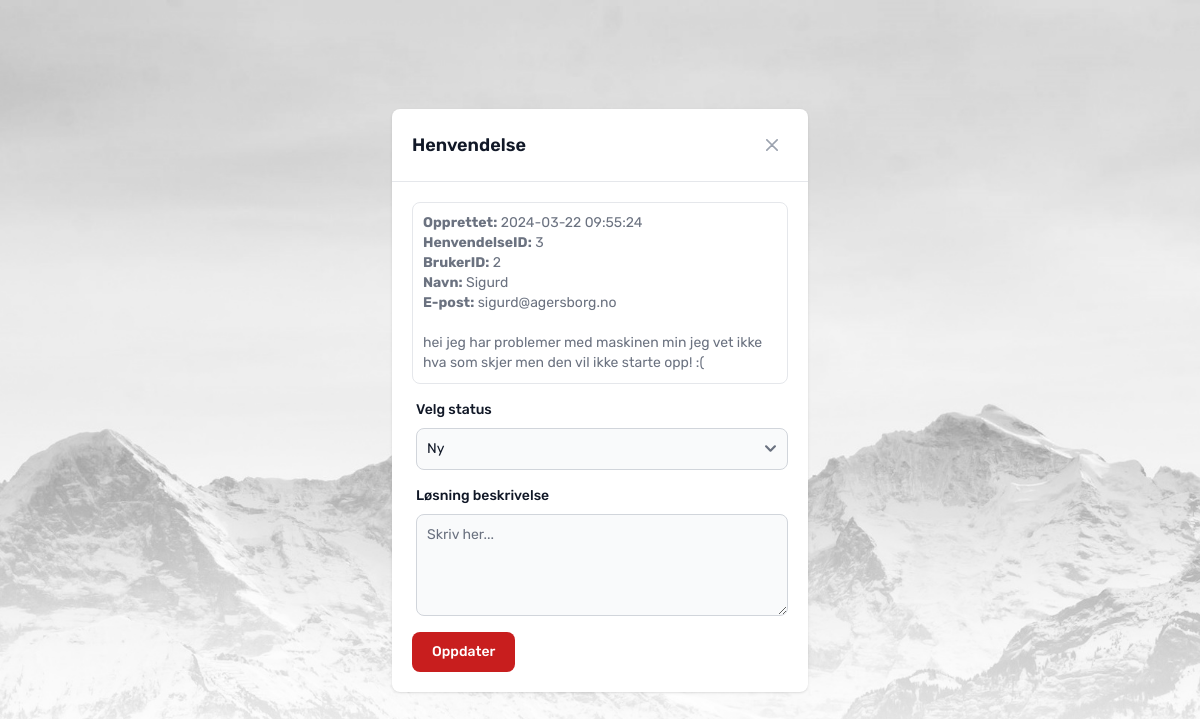
/ticket/update_ticket.php?id=3 (signed in), run on the app's committed database.
### tables this page shows
CREATE TABLE `henvendelser` (
  `id` int(11) NOT NULL,
  `bruker_id` int(11) NOT NULL,
  `statuser_id` int(11) NOT NULL,
  `kategori_id` int(11) NOT NULL,
  `tidspunkt_opprettet` timestamp NOT NULL DEFAULT current_timestamp(),
  `beskrivelse` longtext NOT NULL,
  `loosning_beskrivelse` longtext NOT NULL
);

CREATE TABLE `bruker` (
  `id` int(11) NOT NULL,
  `fornavn` varchar(100) NOT NULL,
  `e_post` varchar(320) NOT NULL,
  `pwd` varchar(500) NOT NULL,
  `tilgang` varchar(1) NOT NULL
);

CREATE TABLE `statuser` (
  `id` int(11) NOT NULL,
  `status` varchar(45) NOT NULL,
  `farge` varchar(45) DEFAULT NULL
);

### ticket/update_ticket.php (the view, shortened to what this page needs)
<?php
require_once '../../../db_connection.php';
if (isset($_GET['id'])) {
    $henvendelse_id = $_GET['id'];
    $stmt = $conn->prepare("SELECT beskrivelse, statuser_id, loosning_beskrivelse, bruker_id, tidspunkt_opprettet FROM henvendelser WHERE id = ?");
    $stmt->bind_param("i", $henvendelse_id);
    $stmt->execute();
    $result = $stmt->get_result();
    $row = $result->fetch_assoc();
    $henvendelse_beskrivelse = $row['beskrivelse'];
    $henvendelse_statuser_id = $row['statuser_id'];
    $bruker_id = $row['bruker_id'];
    $opprettet_tid = $row['tidspunkt_opprettet'];
}
?>
<!DOCTYPE html>
<html lang="en">
<head>
    <link href="https://cdn.jsdelivr.net/npm/tailwindcss@2.2.19/dist/tailwind.min.css" rel="stylesheet">
    <link href="https://cdnjs.cloudflare.com/ajax/libs/flowbite/2.3.0/flowbite.min.css" rel="stylesheet"/>
    <link rel="stylesheet" type="text/css" href="../style.css" />
</head>
<body>
<div id="crud-modal" tabindex="-1" aria-hidden="true" class="overflow-y-auto overflow-x-hidden fixed flex justify-center items-center w-full max-h-full">
    <div class="flex items-center h-screen relative p-4 w-full max-w-md max-h-full">
        <div class="relative bg-white rounded-lg shadow dark:bg-gray-700 mx-auto">
            <div class="flex items-center justify-between p-4 md:p-5 border-b rounded-t dark:border-gray-600">
                <h3 class="text-lg font-semibold text-gray-900 dark:text-white">
                    Henvendelse
                </h3>
                <a href="../admin/admin.php">
                <button type="button" class="text-gray-400 bg-transparent hover:bg-gray-200 hover:text-gray-900 rounded-lg text-sm w-8 h-8 ms-auto inline-flex justify-center items-center dark:hover:bg-gray-600 dark:hover:text-white" data-modal-toggle="crud-modal">
                    <svg class="w-3 h-3" aria-hidden="true" xmlns="http://www.w3.org/2000/svg" fill="none" viewBox="0 0 14 14">
                        <path stroke="currentColor" stroke-linecap="round" stroke-linejoin="round" stroke-width="2" d="m1 1 6 6m0 0 6 6M7 7l6-6M7 7l-6 6"/>
                    </svg>
                </button>
                </a>
            </div>
            <form id="modal-form" method="POST" action="">
                <div class="grid gap-4 mb-4 grid-cols-1 ml-5 mr-1 mt-5">
                    <label class="block p-2.5 w-full text-sm text-gray-900 bg-gray-50 rounded-lg text-gray-900 bg-white border border-gray-200 rounded-lg cursor-pointer dark:border-gray-500 dark:peer-checked:text-red-500 peer-checked:border-red-600 peer-checked:text-red-600 dark:text-white dark:bg-gray-600">
                        <div class="block">
                            <p class="w-full text-gray-500">
                                <b>Opprettet:</b> <?php echo $opprettet_tid; ?><br>
                                <b>HenvendelseID:</b> <?php echo $henvendelse_id; ?><br>
                                <b>BrukerID:</b> <?php echo $bruker_id; ?><br>
                                <b>Navn:</b>
                                <?php
                                $bruker_stmt = $conn->prepare("SELECT fornavn FROM bruker WHERE id = ?");
                                $bruker_stmt->bind_param("i", $bruker_id);
                                $bruker_stmt->execute();
                                $bruker_result = $bruker_stmt->get_result();
                                $bruker_row = $bruker_result->fetch_assoc();
                                $bruker_navn = $bruker_row['fornavn'];
                                echo $bruker_navn;
                                ?><br>
                                <b>E-post:</b>
                                <?php
                                $bruker_stmt = $conn->prepare("SELECT e_post FROM bruker WHERE id = ?");
                                $bruker_stmt->bind_param("i", $bruker_id);
                                $bruker_stmt->execute();
                                $bruker_result = $bruker_stmt->get_result();
                                $bruker_row = $bruker_result->fetch_assoc();
                                $bruker_epost = $bruker_row['e_post'];
                                echo $bruker_epost;
                                ?><br>
                                <br>
                                <?php echo $henvendelse_beskrivelse; ?>
                            </p>
                        </div>
                    </label>
                    <div class="col-span-2 ml-1 mr-4">
                        <label for="category" class="block mb-2 text-sm font-medium text-gray-900 dark:text-white">Velg status</label>
                        <select id="category" name="statuser_id" class="bg-gray-50 border border-gray-300 text-gray-900 text-sm rounded-lg focus:ring-red-500 focus:border-red-500 block w-full p-2.5 dark:bg-gray-600 dark:border-gray-500 dark:placeholder-gray-400 dark:text-white dark:focus:ring-red-500 dark:focus:border-red-500">
                            <?php
                            $status_query = "SELECT * FROM statuser";
                            $status_result = mysqli_query($conn, $status_query);
                            while ($status_row = mysqli_fetch_assoc($status_result)) {
                                $status_id = $status_row['id'];
                                $status_name = $status_row['status'];
                                echo "<option value=\"$status_id\"";
                                if ($henvendelse_statuser_id == $status_id) echo " selected";
                                echo ">$status_name</option>";
                            }
                            ?>
                        </select>
                    </div>
                    <div class="col-span-2 ml-1 mr-4">
                        <label for="description" class="block mb-2 text-sm font-medium text-gray-900 dark:text-white">Løsning beskrivelse</label>
                        <textarea id="description" name="loosning_beskrivelse" rows="4" class="block p-2.5 w-full text-sm text-gray-900 bg-gray-50 rounded-lg border border-gray-300 focus:ring-red-500 focus:border-red-500 dark:bg-gray-600 dark:border-gray-500 dark:placeholder-gray-<?php echo $henvendelse_id; ?> dark:text-white dark:focus:ring-red-500 dark:focus:border-red-500" placeholder="Skriv her..."><?php echo $loosning_beskrivelse; ?></textarea>
                    </div>
                </div>
                <button type="submit" class="text-white mx-5 mb-5 inline-flex items-center bg-red-700 hover:bg-red-800 focus:ring-4 focus:outline-none focus:ring-red-300 font-medium rounded-lg text-sm px-5 py-2.5 text-center dark:bg-red-600 dark:hover:bg-red-700 dark:focus:ring-red">
                    Oppdater
                </button>
            </form>
        </div>
    </div>
</div>
</body>
</html>

### style.css (style rules this page uses)
* { font-family: "Rubik", sans-serif; font-style: normal; }

### ticket/update_ticket.php (style rules this page uses)
html { background: url(../images/backdrop.jpg) no-repeat center center fixed; -webkit-background-size: cover; -moz-background-size: cover; -o-background-size: cover; background-size: cover; }

### data on the page
henvendelser: tidspunkt_opprettet "2024-03-22 09:55:24", bruker "2", beskrivelse "hei jeg har problemer med maskinen min jeg vet ikke hva som skjer men den vil ikke starte opp! :(", statuser_id "Ny"
bruker: fornavn "Sigurd", e_post "sigurd@agersborg.no"

### other printed values
$henvendelse_id "3"
